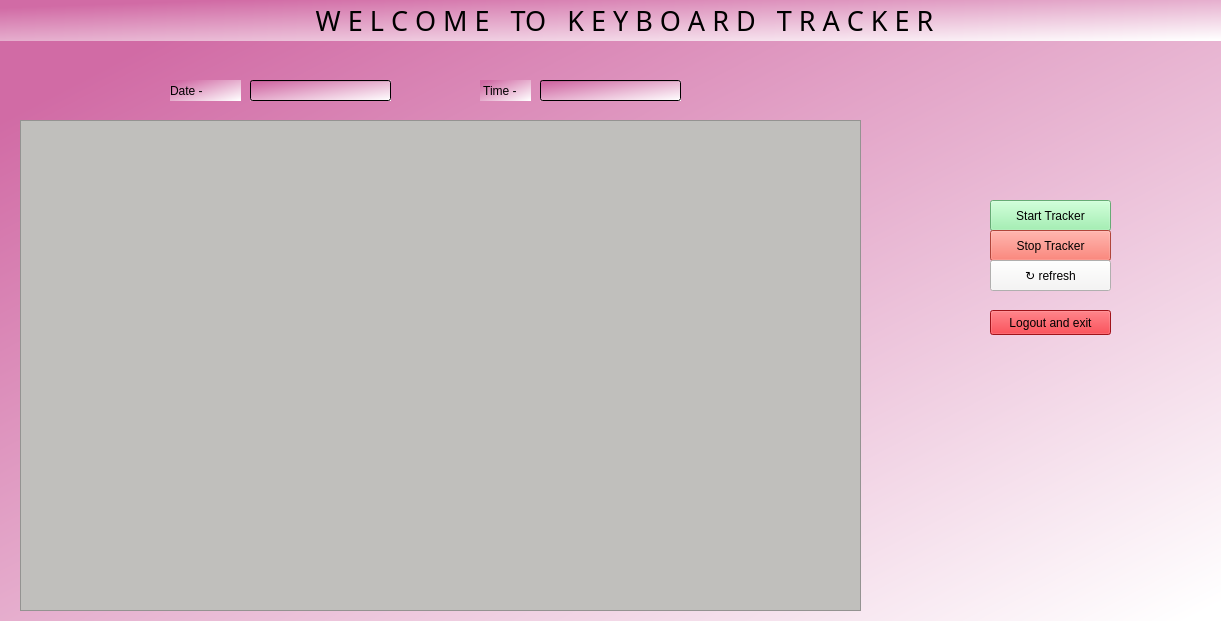
<?xml version="1.0" encoding="UTF-8"?>
<ui version="4.0">
 <class>tracking</class>
 <widget class="QWidget" name="tracking">
  <property name="geometry">
   <rect>
    <x>0</x>
    <y>0</y>
    <width>1221</width>
    <height>621</height>
   </rect>
  </property>
  <property name="windowTitle">
   <string>tracker</string>
  </property>
  <property name="styleSheet">
   <string notr="true">
background-color:qlineargradient(spread:pad, x1:0.091, y1:0.101636, x2:0.991379, y2:0.977, stop:0 rgba(209, 107, 165, 255), stop:1 rgba(255, 255, 255, 255));</string>
  </property>
  <widget class="QPushButton" name="startbutton">
   <property name="geometry">
    <rect>
     <x>990</x>
     <y>200</y>
     <width>121</width>
     <height>31</height>
    </rect>
   </property>
   <property name="styleSheet">
    <string notr="true">background-color: rgb(246, 245, 244);
background-color: rgb(143, 240, 164);
font: 75 11pt &quot;Ubuntu Condensed&quot;;
border-color: qconicalgradient(cx:0.5, cy:0.5, angle:0, stop:0 rgba(255, 255, 255, 255), stop:0.373979 rgba(255, 255, 255, 255), stop:0.373991 rgba(33, 30, 255, 255), stop:0.624018 rgba(33, 30, 255, 255), stop:0.624043 rgba(255, 0, 0, 255), stop:1 rgba(255, 0, 0, 255));</string>
   </property>
   <property name="text">
    <string>Start Tracker</string>
   </property>
  </widget>
  <widget class="QPushButton" name="stoptracker_button">
   <property name="geometry">
    <rect>
     <x>990</x>
     <y>230</y>
     <width>121</width>
     <height>31</height>
    </rect>
   </property>
   <property name="styleSheet">
    <string notr="true">background-color: rgb(237, 51, 59);
background-color: rgb(246, 97, 81);</string>
   </property>
   <property name="text">
    <string>Stop Tracker</string>
   </property>
  </widget>
  <widget class="QPushButton" name="refresh_button">
   <property name="geometry">
    <rect>
     <x>990</x>
     <y>260</y>
     <width>121</width>
     <height>31</height>
    </rect>
   </property>
   <property name="styleSheet">
    <string notr="true">background-color: rgb(246, 245, 244);
font: 75 11pt &quot;Ubuntu Condensed&quot;;
border-color: qconicalgradient(cx:0.5, cy:0.5, angle:0, stop:0 rgba(255, 255, 255, 255), stop:0.373979 rgba(255, 255, 255, 255), stop:0.373991 rgba(33, 30, 255, 255), stop:0.624018 rgba(33, 30, 255, 255), stop:0.624043 rgba(255, 0, 0, 255), stop:1 rgba(255, 0, 0, 255));</string>
   </property>
   <property name="text">
    <string>↻ refresh</string>
   </property>
  </widget>
  <widget class="QPushButton" name="logout_ext_but">
   <property name="geometry">
    <rect>
     <x>990</x>
     <y>310</y>
     <width>121</width>
     <height>25</height>
    </rect>
   </property>
   <property name="styleSheet">
    <string notr="true">background-color: rgb(237, 51, 59);
background-color: rgb(224, 27, 36);</string>
   </property>
   <property name="text">
    <string>Logout and exit</string>
   </property>
  </widget>
  <widget class="QPlainTextEdit" name="TextEdit">
   <property name="geometry">
    <rect>
     <x>20</x>
     <y>120</y>
     <width>841</width>
     <height>491</height>
    </rect>
   </property>
   <property name="styleSheet">
    <string notr="true">background-color: rgb(0, 0, 0);
background-color: rgb(192, 191, 188);</string>
   </property>
   <property name="documentTitle">
    <string notr="true"/>
   </property>
   <property name="undoRedoEnabled">
    <bool>false</bool>
   </property>
   <property name="readOnly">
    <bool>true</bool>
   </property>
   <property name="plainText">
    <string notr="true"/>
   </property>
  </widget>
  <widget class="QLabel" name="label_8">
   <property name="geometry">
    <rect>
     <x>170</x>
     <y>80</y>
     <width>71</width>
     <height>21</height>
    </rect>
   </property>
   <property name="text">
    <string>Date - </string>
   </property>
  </widget>
  <widget class="QLabel" name="label_9">
   <property name="geometry">
    <rect>
     <x>480</x>
     <y>80</y>
     <width>51</width>
     <height>21</height>
    </rect>
   </property>
   <property name="text">
    <string> Time - </string>
   </property>
  </widget>
  <widget class="QLineEdit" name="set_date">
   <property name="geometry">
    <rect>
     <x>250</x>
     <y>80</y>
     <width>141</width>
     <height>21</height>
    </rect>
   </property>
   <property name="readOnly">
    <bool>true</bool>
   </property>
  </widget>
  <widget class="QLabel" name="label_10">
   <property name="geometry">
    <rect>
     <x>0</x>
     <y>0</y>
     <width>1221</width>
     <height>41</height>
    </rect>
   </property>
   <property name="maximumSize">
    <size>
     <width>16777215</width>
     <height>16777215</height>
    </size>
   </property>
   <property name="font">
    <font>
     <family>Peddana</family>
     <pointsize>20</pointsize>
    </font>
   </property>
   <property name="styleSheet">
    <string notr="true"/>
   </property>
   <property name="text">
    <string>                                             W E L C O M E   TO   K E Y B O A R D   T R A C K E R</string>
   </property>
   <property name="textFormat">
    <enum>Qt::AutoText</enum>
   </property>
  </widget>
  <widget class="QLineEdit" name="set_time">
   <property name="geometry">
    <rect>
     <x>540</x>
     <y>80</y>
     <width>141</width>
     <height>21</height>
    </rect>
   </property>
   <property name="readOnly">
    <bool>true</bool>
   </property>
  </widget>
 </widget>
 <resources/>
 <connections/>
</ui>
